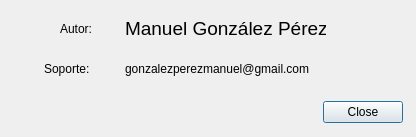
<?xml version="1.0" encoding="UTF-8"?>
<ui version="4.0">
 <class>Dialog_Creditos</class>
 <widget class="QDialog" name="Dialog_Creditos">
  <property name="windowModality">
   <enum>Qt::ApplicationModal</enum>
  </property>
  <property name="geometry">
   <rect>
    <x>0</x>
    <y>0</y>
    <width>416</width>
    <height>137</height>
   </rect>
  </property>
  <property name="windowTitle">
   <string>Créditos</string>
  </property>
  <property name="modal">
   <bool>true</bool>
  </property>
  <widget class="QDialogButtonBox" name="buttonBox">
   <property name="geometry">
    <rect>
     <x>317</x>
     <y>100</y>
     <width>86</width>
     <height>24</height>
    </rect>
   </property>
   <property name="orientation">
    <enum>Qt::Horizontal</enum>
   </property>
   <property name="standardButtons">
    <set>QDialogButtonBox::Close</set>
   </property>
  </widget>
  <widget class="QLabel" name="label">
   <property name="geometry">
    <rect>
     <x>60</x>
     <y>20</y>
     <width>44</width>
     <height>17</height>
    </rect>
   </property>
   <property name="text">
    <string>Autor: </string>
   </property>
  </widget>
  <widget class="QLabel" name="label_2">
   <property name="geometry">
    <rect>
     <x>125</x>
     <y>20</y>
     <width>201</width>
     <height>17</height>
    </rect>
   </property>
   <property name="font">
    <font>
     <pointsize>14</pointsize>
    </font>
   </property>
   <property name="text">
    <string>Manuel González Pérez</string>
   </property>
  </widget>
  <widget class="QLabel" name="label_3">
   <property name="geometry">
    <rect>
     <x>44</x>
     <y>60</y>
     <width>62</width>
     <height>17</height>
    </rect>
   </property>
   <property name="text">
    <string>Soporte:</string>
   </property>
  </widget>
  <widget class="QLabel" name="label_4">
   <property name="geometry">
    <rect>
     <x>125</x>
     <y>60</y>
     <width>231</width>
     <height>17</height>
    </rect>
   </property>
   <property name="text">
    <string>gonzalezperezmanuel@gmail.com</string>
   </property>
  </widget>
 </widget>
 <resources/>
 <connections>
  <connection>
   <sender>buttonBox</sender>
   <signal>accepted()</signal>
   <receiver>Dialog_Creditos</receiver>
   <slot>accept()</slot>
   <hints>
    <hint type="sourcelabel">
     <x>248</x>
     <y>254</y>
    </hint>
    <hint type="destinationlabel">
     <x>157</x>
     <y>274</y>
    </hint>
   </hints>
  </connection>
  <connection>
   <sender>buttonBox</sender>
   <signal>rejected()</signal>
   <receiver>Dialog_Creditos</receiver>
   <slot>reject()</slot>
   <hints>
    <hint type="sourcelabel">
     <x>316</x>
     <y>260</y>
    </hint>
    <hint type="destinationlabel">
     <x>286</x>
     <y>274</y>
    </hint>
   </hints>
  </connection>
 </connections>
</ui>
